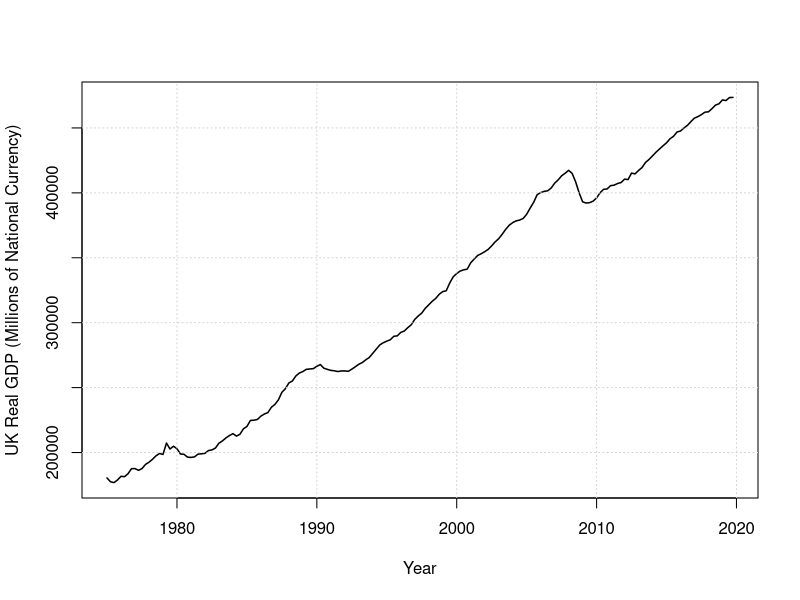
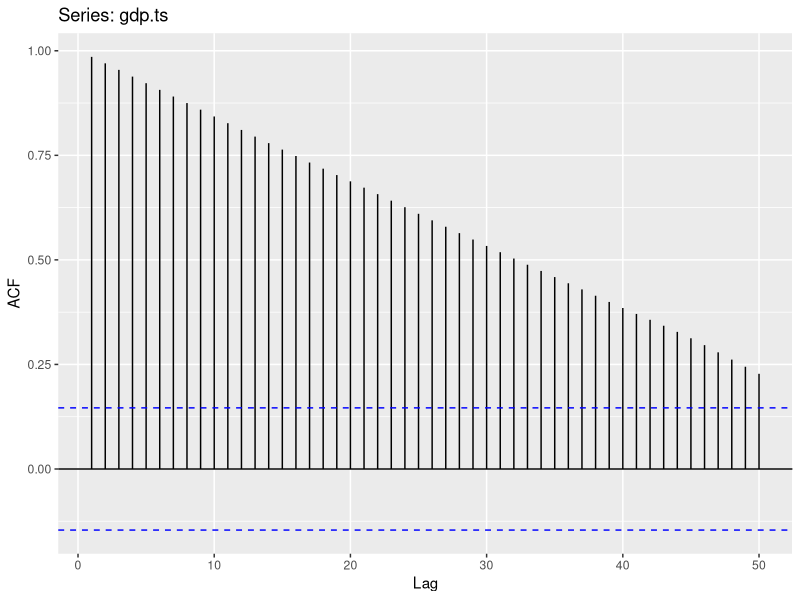
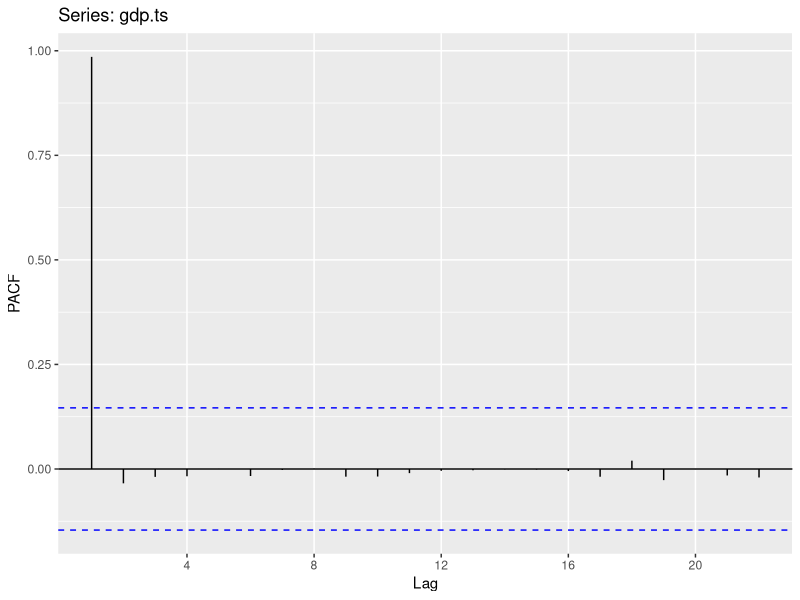
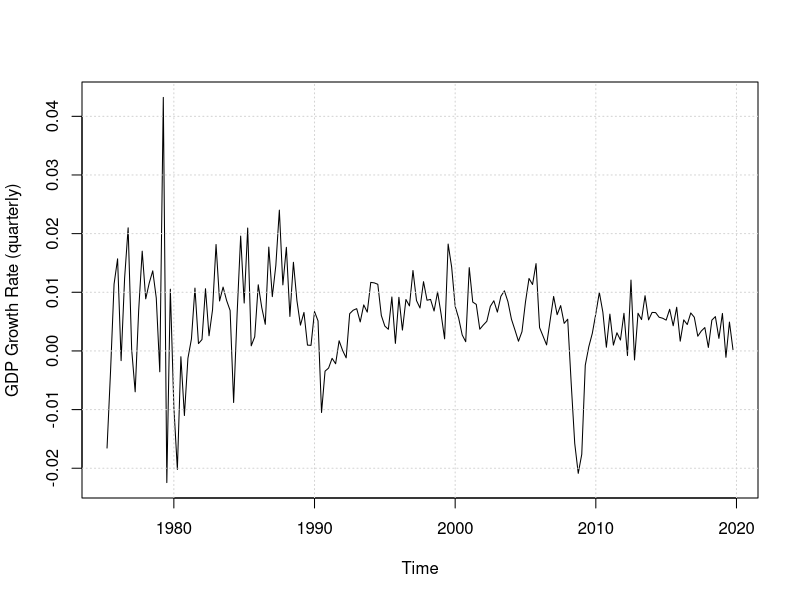
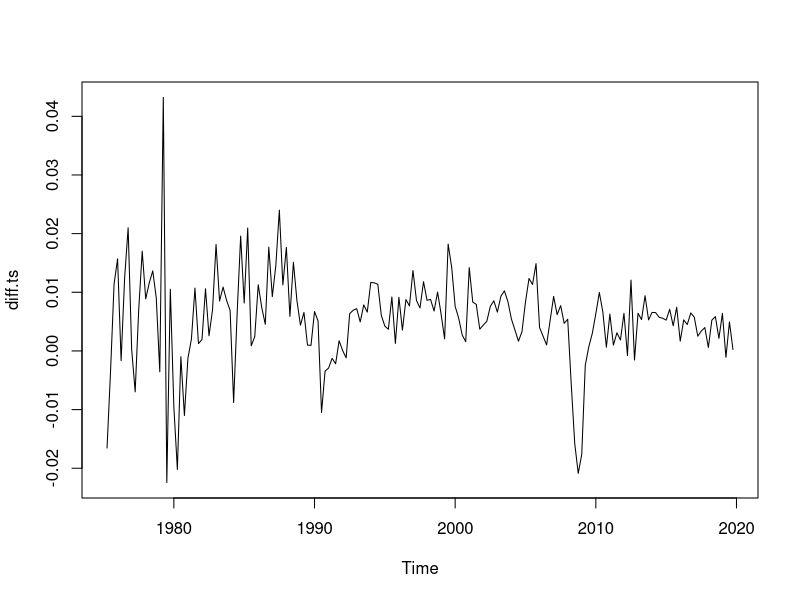
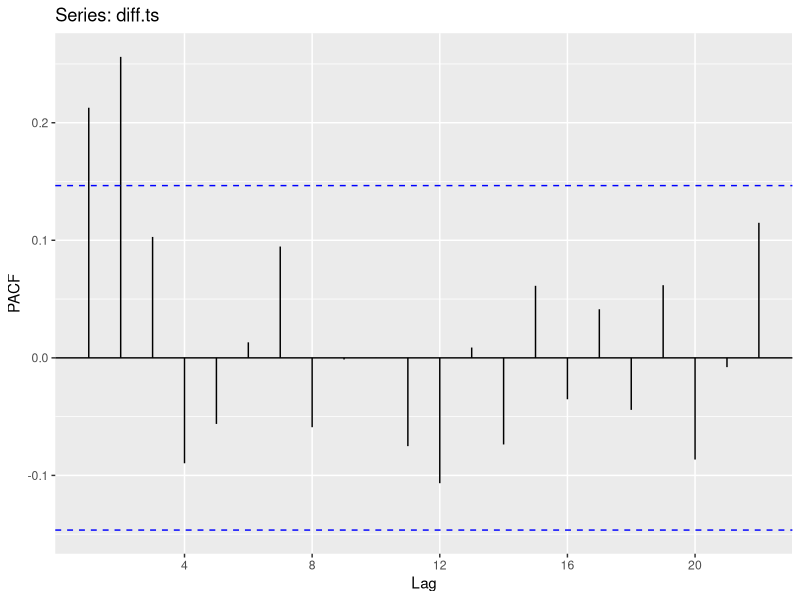
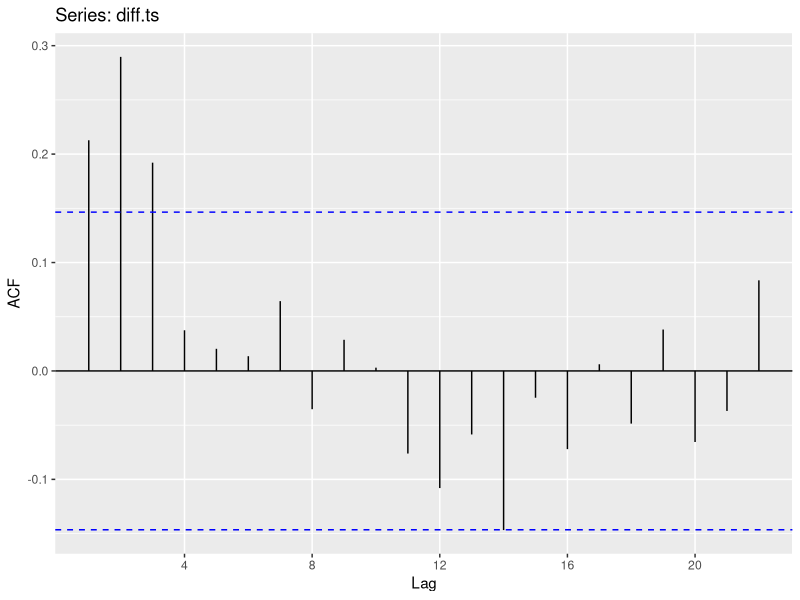
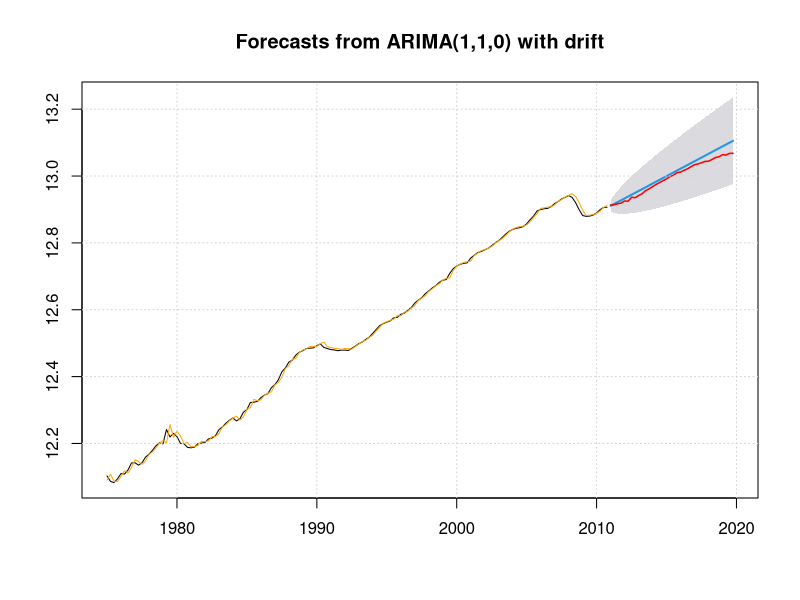

These figures' R source, in order:
## ---- chunk 1
knitr::opts_chunk$set(echo = TRUE)
library(readr)
library(forecast)
library(ggplot2)
library(urca)
## ---- chunk 2
#load UK real GDP (source: FRED)
UKGDP <- read_csv("CLVMNACSCAB1GQUK.csv")

#change column name to UK Real GDP, easy to recognize
names(UKGDP)[names(UKGDP) == 'CLVMNACSCAB1GQUK'] <- 'UKRealGDP'

#convert to TS, this is quarterly
gdp.ts = ts(UKGDP$UKRealGDP,start = c(1975,1), frequency = 4)

#plot general TS
plot(gdp.ts, ylab = 'UK Real GDP (Millions of National Currency)',xlab='Year',lwd=1.5)
grid()

#chech ACF,PACF plots
ggAcf(gdp.ts,lag.max = 50)
ggPacf(gdp.ts)
#ACF decays slowly, PACF drops to zero at model length, suitable for AR model

#Plot the quarterly growth rates for the entire series
growth_rates = diff(log(gdp.ts ))
plot(growth_rates, xlab = 'Time',ylab = "GDP Growth Rate (quarterly)")
grid()

# Since the gdp number is too big, not easy to read and plot, let's go to logs right away
gdp.ts.log = ts(log(UKGDP$UKRealGDP),start = c(1975,1), frequency = 4)

#partition the data (80% for training data, 20% for valid data)
train.ts = window(gdp.ts.log,start = c(1975,1), end = c(2010,4))
valid.ts = window(gdp.ts.log,start = c(2011,1), end = c(2019,4))

#length of valid data
nvalid = length(time(valid.ts))

## ---- chunk 3
#ADF test on unit root data, use the auto lag selection feature with the BIC
df.test = ur.df(gdp.ts.log, type = 'trend', selectlags = 'BIC')
print('Trend ADF Test')
print(summary(df.test))

sumStats <- summary(df.test)
teststat <- sumStats@teststat[1]
critical <- sumStats@cval[3]  #test 3
print(teststat)
print(critical)
print(teststat<critical)

## ---- chunk 4
#Find the order paraneter for my model.
#Let's take first difference
diff.ts <- diff(gdp.ts.log)
plot(diff.ts)
#Let's see how many lags with PACF
ggPacf(diff.ts)     #2 significant lags
#Anything left in ACF
ggAcf(diff.ts)      #3 significant lags

#The differenced series displays an AR(1) signature, that is fitting an ARIMA(1,1,0) model
## ---- chunk 5
# ARIMA(d=1) model, take first difference due to its non-stationarity
gdp.mod <- Arima(train.ts,order=c(1,1,0),include.constant = TRUE )  

# forecast (95% confidence interval)
gdp.fcast <- forecast(gdp.mod,h=nvalid,level=95)
plot(gdp.fcast)
lines(gdp.fcast$fitted,col = 'orange')
lines(valid.ts, col='red', lwd = 1.5)
grid()

print('ARIMA Model Performance')
print(accuracy(gdp.fcast,valid.ts))
## ---- chunk 6
gdp.mod.bic <- auto.arima(train.ts,d=1,ic="bic",seasonal=FALSE)

# forecast (95% confidence interval)
gdp.fcast.bic <- forecast(gdp.mod.bic,h=nvalid,level=95)
plot(gdp.fcast.bic,lwd=2)
lines(gdp.fcast.bic$fitted,col = 'orange')
lines(valid.ts,col='red',lwd = 1.5)
grid()

print('auto.ARIMA Model Performance (BIC Selection)')
print(accuracy(gdp.fcast.bic,valid.ts))

#DM Test
#one accepted forecasting system:ARIMA model(e1) VS a challeger(e2)
#I want to know if sqr(e2) < sqr(e1). If this is true, the new forecasting system connected to e2 would be beter.
#This suggests a null hypothesis sqr(e2) >= sqr(e1), and an alternative where sqr(e2) < sqr(e1).
#In R this would be dm.test(e2,e1,alternative=”less”)

print("Diebold/Mariano ARIMA versus auto.ARIMA (BIC Selection): alternative = less")
print(dm.test(residuals(gdp.fcast.bic),residuals(gdp.fcast),alternative="less"))

## ---- chunk 7
# Find naive forecast
gdp.naive.drift <-  rwf(train.ts, h = nvalid, drift = TRUE, level = 95)

# plot the forecast in the validation period
plot(gdp.naive.drift)
lines(gdp.naive.drift$mean,col="blue",lwd=2)
lines(valid.ts,lty="dashed")
grid()

print(accuracy(gdp.naive.drift,valid.ts))

print("Diebold/Mariano ARIMA versus naive test: alternative = less")
print(dm.test(residuals(gdp.naive.drift),residuals(gdp.fcast),alternative="less"))

## ---- chunk 8
#Level + Trend, Holts linear model, AAN (data is seasonally adjusted)
ses = ets(train.ts, model = 'AAN',opt.crit = 'mse') #let the model itself finds out the optimal parameter 
ses.pred = forecast(ses,h = nvalid, level = 95)

#plot the forecasts, fitted value and valid data
plot(ses.pred, ylab = 'GDP(log)',xlab = 'Time',bty = 'l', main = '', flty=2)
lines(ses.pred$fitted, lwd=1,col="orange")
lines(valid.ts)
grid()
#add partition line and training/validation mark
ntrain = length(time(train.ts))
valid2x = 1975 + (0+ntrain)/4
lines(c(valid2x,valid2x),c(-40,120),lwd = 1, col = 'black')
text(2000,12.4,'Training',cex = 1.25)
text(2015,12.4,'Validation',cex = 1.25)

#find out the accuracy of the model, check the performance
print('ETS Model Performance')
print(accuracy(ses.pred,valid.ts))

print("Diebold/Mariano ARIMA versus Holts linear model: alternative = less")
print(dm.test(residuals(ses.pred),residuals(gdp.fcast),alternative="less"))

## ---- chunk 9
paste('The RMSE for ARIMA (my model) is',accuracy(gdp.fcast,valid.ts)[2,2])
paste('The RMSEs for three baseline models are:')
paste(accuracy(gdp.fcast.bic,valid.ts)[2,2],'(AUTO.ARIMA)')
paste(accuracy(gdp.naive.drift,valid.ts)[2,2],'(Naive)')
paste(accuracy(ses.pred,valid.ts)[2,2],'(ETS)')

